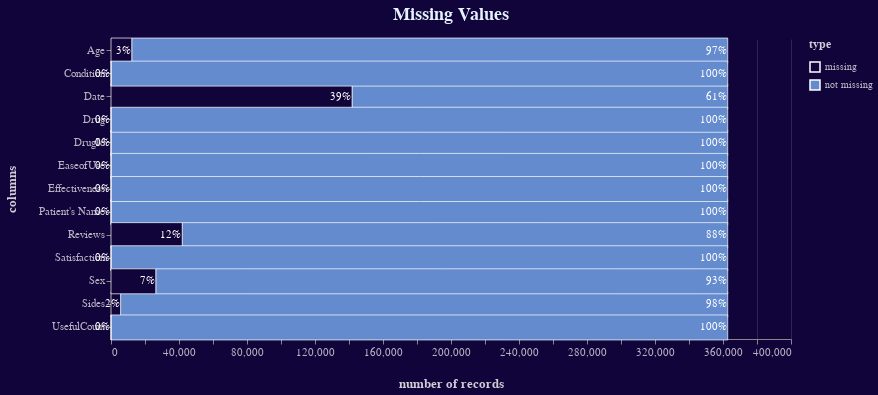

Write notebook code for a chart like this one.
### Markdown cell above
#### Checking for Missing Values

### Code cell
# Earlier, '.isna().sum()' did not show any null values except for reviews. 
# But, since the dataset includes some missing values a deeper look into it is needed.

import altair as alt
import itertools
def missing_values(data):
    """Returns a summary of missing values in df"""
    nrows = data.shape[0]
    data1 = []
    
    def pct(n, total):
        return round(n/total, 2)
    
    for col in data.columns:

        # string (Object) type columns
        if data[col].dtype.kind == "O":
            data[col] = data[col].str.strip()
            nulls = data[data[col] == ""][col].count()
            nulls += data[col].isnull().sum()

        # numerical (int) type columns
        elif data[col].dtype.kind == "i":
            nulls = data[col].isnull().sum()

        pctofnulls = pct(nulls, nrows)
        data1.extend(
            [{"column": col, "pct": 1-pctofnulls, "num of records": nrows-nulls, "type": "not missing"},
             {"column": col, "pct": pctofnulls, "num of records": nulls, "type": "missing"}])
    
    return pd.DataFrame(data1)

missing = missing_values(data)

bars = (alt.Chart()
           .mark_bar(size=25, 
                     strokeWidth=1,
                     stroke="white",
                     strokeOpacity=0.7,
                     )
           .encode(x=alt.X("sum(num of records)",
                           axis=alt.Axis(title="number of records",
                                         grid=True)), 
                   y=alt.Y("column:O",
                           axis=alt.Axis(title="columns")),
                   tooltip=("column", "type", "num of records:Q",
                            alt.Tooltip("pct:Q", format=".1%")),
                   color=alt.Color("type",
                                   scale=alt.Scale(range=["#11043a", "#648bce"])))
           .properties(title="Missing Values"))

text = (alt.Chart()
           .mark_text(align="right",
                      dx=-1)
           .encode(x=alt.X("sum(num of records)", 
                           stack="zero"),
                   y=alt.Y("column"),
                   color=alt.Color("type",
                                   legend=None,
                                   scale=alt.Scale(range=["white"])),
                   text=alt.Text("pct", format=".0%")))

(alt.layer(bars, text, data=missing)
    .configure(background='#11043a')
    .configure_title(font="Arial",
                     fontSize=18,
                     color="#e6f3ff",
                     dy=-10)
    .configure_text(color="white")
    .configure_legend(titleFontSize=12,
                      titleColor="white",
                      tickCount=10,
                      titleOpacity=0.8,
                      labelColor="white",
                      labelOpacity=0.7,
                      titlePadding=10)
    .configure_axis(titleFontSize=13,
                    titlePadding=20,
                    titleColor="white",
                    titleOpacity=0.8,
                    labelFontSize=11,
                    labelColor="white",
                    labelOpacity=0.7,
                    tickOffset=0,
                    grid=False,
                    gridOpacity=0.15)
    .configure_view(strokeWidth=0)
    .resolve_scale(color='independent')
    .properties(height=300, width=680))

### Figure 1 — Vega-Lite specification as saved in the notebook (floating-point values rounded to 4 significant figures)
{"config": {"view": {"continuousWidth": 400, "continuousHeight": 300, "strokeWidth": 0}, "axis": {"grid": false, "gridOpacity": 0.15, "labelColor": "white", "labelFontSize": 11, "labelOpacity": 0.7, "tickOffset": 0, "titleColor": "white", "titleFontSize": 13, "titleOpacity": 0.8, "titlePadding": 20}, "background": "#11043a", "legend": {"labelColor": "white", "labelOpacity": 0.7, "tickCount": 10, "titleColor": "white", "titleFontSize": 12, "titleOpacity": 0.8, "titlePadding": 10}, "text": {"color": "white"}, "title": {"color": "#e6f3ff", "dy": -10, "font": "Arial", "fontSize": 18}}, "layer": [{"mark": {"type": "bar", "size": 25, "stroke": "white", "strokeOpacity": 0.7, "strokeWidth": 1}, "encoding": {"color": {"type": "nominal", "field": "type", "scale": {"range": ["#11043a", "#648bce"]}}, "tooltip": [{"type": "nominal", "field": "column"}, {"type": "nominal", "field": "type"}, {"type": "quantitative", "field": "num of records"}, {"type": "quantitative", "field": "pct", "format": ".1%"}], "x": {"type": "quantitative", "aggregate": "sum", "axis": {"grid": true, "title": "number of records"}, "field": "num of records"}, "y": {"type": "ordinal", "axis": {"title": "columns"}, "field": "column"}}, "title": "Missing Values"}, {"mark": {"type": "text", "align": "right", "dx": -1}, "encoding": {"color": {"type": "nominal", "field": "type", "legend": null, "scale": {"range": ["white"]}}, "text": {"type": "quantitative", "field": "pct", "format": ".0%"}, "x": {"type": "quantitative", "aggregate": "sum", "field": "num of records", "stack": "zero"}, "y": {"type": "nominal", "field": "column"}}}], "data": {"name": "data-4ab9cebf9f9bbaac5fcb5818c1b87ad5"}, "height": 300, "resolve": {"scale": {"color": "independent"}}, "width": 680, "$schema": "https://vega.github.io/schema/vega-lite/v4.8.1.json", "datasets": {"data-4ab9cebf9f9bbaac5fcb5818c1b87ad5": [{"column": "Age", "pct": 0.97, "num of records": 350576, "type": "not missing"}, {"column": "Age", "pct": 0.03, "num of records": 12201, "type": "missing"}, {"column": "Patient's Name", "pct": 1.0, "num of records": 362777, "type": "not missing"}, {"column": "Patient's Name", "pct": 0.0, "num of records": 0, "type": "missing"}, {"column": "Date", "pct": 0.61, "num of records": 220983, "type": "not missing"}, {"column": "Date", "pct": 0.39, "num of records": 141794, "type": "missing"}, {"column": "DrugId", "pct": 1.0, "num of records": 362777, "type": "not missing"}, {"column": "DrugId", "pct": 0.0, "num of records": 0, "type": "missing"}, {"column": "Drug", "pct": 1.0, "num of records": 362777, "type": "not missing"}, {"column": "Drug", "pct": 0.0, "num of records": 0, "type": "missing"}, {"column": "Condition", "pct": 1.0, "num of records": 362736, "type": "not missing"}, {"column": "Condition", "pct": 0.0, "num of records": 41, "type": "missing"}, {"column": "Sides", "pct": 0.98, "num of records": 357140, "type": "not missing"}, {"column": "Sides", "pct": 0.02, "num of records": 5637, "type": "missing"}, {"column": "Reviews", "pct": 0.88, "num of records": 320878, "type": "not missing"}, {"column": "Reviews", "pct": 0.12, "num of records": 41899, "type": "missing"}, {"column": "EaseofUse", "pct": 1.0, "num of records": 362777, "type": "not missing"}, {"column": "EaseofUse", "pct": 0.0, "num of records": 0, "type": "missing"}, {"column": "Effectiveness", "pct": 1.0, "num of records": 362777, "type": "not missing"}, {"column": "Effectiveness", "pct": 0.0, "num of records": 0, "type": "missing"}, {"column": "Satisfaction", "pct": 1.0, "num of records": 362777, "type": "not missing"}, {"column": "Satisfaction", "pct": 0.0, "num of records": 0, "type": "missing"}, {"column": "Sex", "pct": 0.93, "num of records": 336439, "type": "not missing"}, {"column": "Sex", "pct": 0.07, "num of records": 26338, "type": "missing"}, {"column": "UsefulCount", "pct": 1.0, "num of records": 362777, "type": "not missing"}, {"column": "UsefulCount", "pct": 0.0, "num of records": 0, "type": "missing"}]}}
